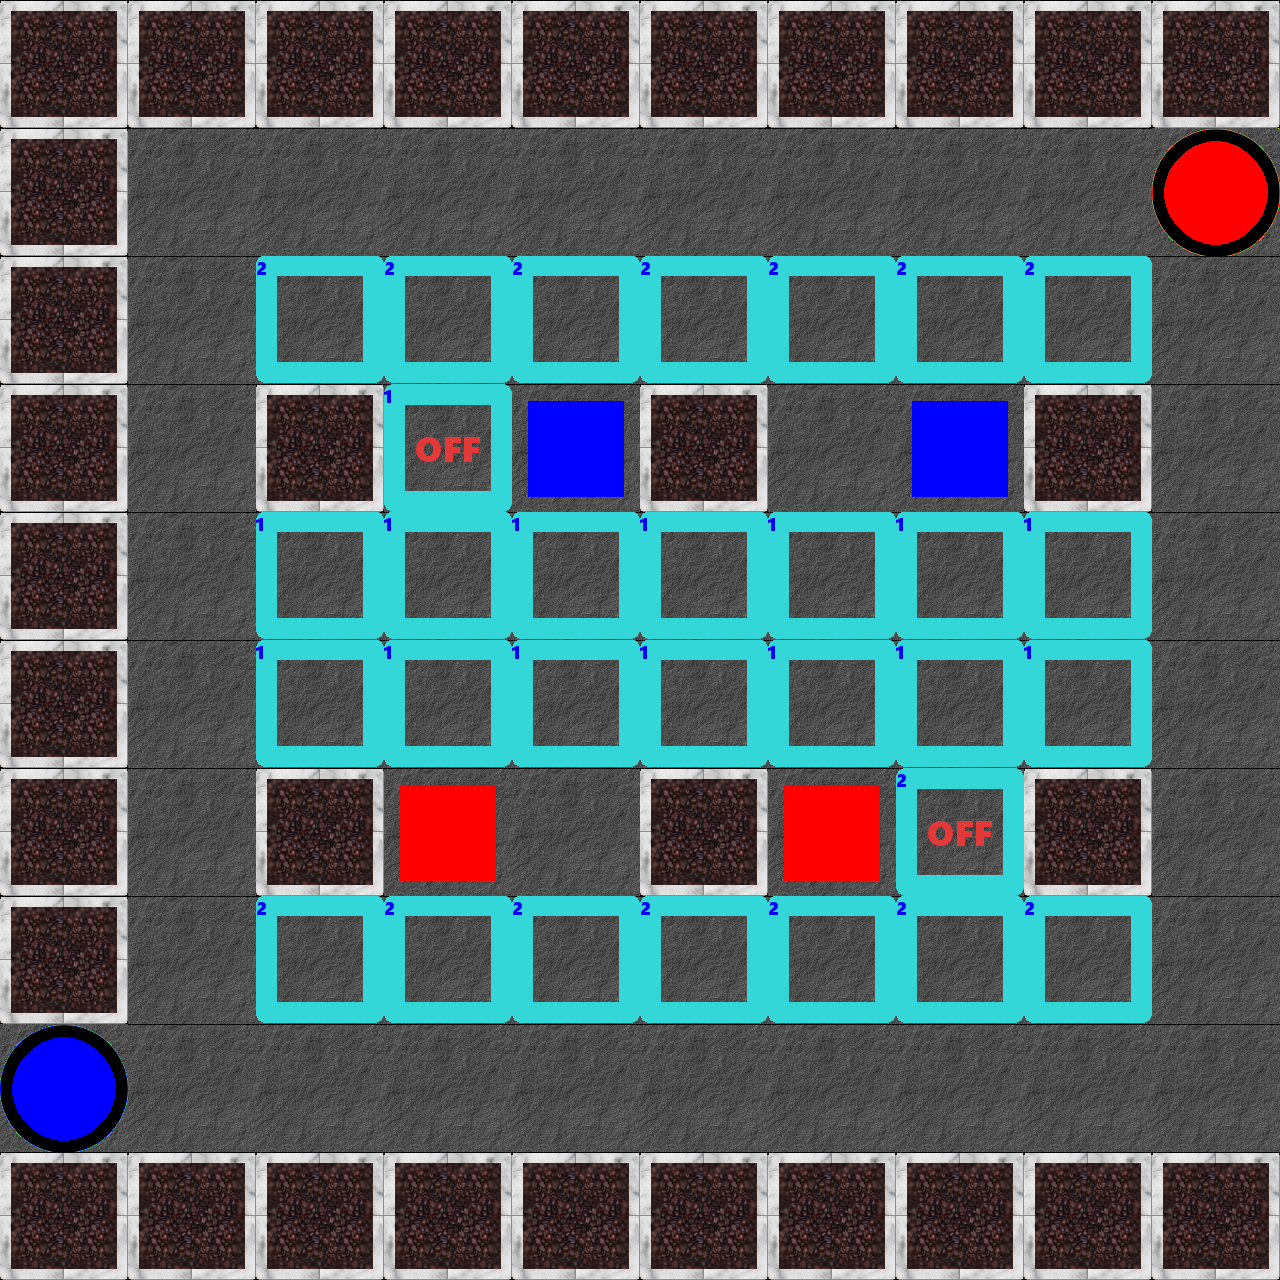

Below is a game level as drawn by its tile map, then a one-line description and the .tmx file that defines it, in full:
An orthogonal 10x10 tile map with 128x128 px tiles, 2 tile layers (tiles, blocks).

<map version="1.0" orientation="orthogonal" width="10" height="10" tilewidth="128" tileheight="128">
 <properties>
  <property name="minMoves" value="100" />
 </properties>
 <tileset firstgid="1" name="blocks&amp;tiles" tilewidth="128" tileheight="128">
  <image source="../img/tiles_blocks.png" width="512" height="1024" />
 </tileset>
 <layer name="tiles" width="10" height="10">
  <data>
   <tile gid="3" />
   <tile gid="3" />
   <tile gid="3" />
   <tile gid="3" />
   <tile gid="3" />
   <tile gid="3" />
   <tile gid="3" />
   <tile gid="3" />
   <tile gid="3" />
   <tile gid="3" />
   <tile gid="3" />
   <tile gid="2" />
   <tile gid="2" />
   <tile gid="2" />
   <tile gid="2" />
   <tile gid="2" />
   <tile gid="2" />
   <tile gid="2" />
   <tile gid="2" />
   <tile gid="9" />
   <tile gid="3" />
   <tile gid="2" />
   <tile gid="31" />
   <tile gid="31" />
   <tile gid="31" />
   <tile gid="31" />
   <tile gid="31" />
   <tile gid="31" />
   <tile gid="31" />
   <tile gid="2" />
   <tile gid="3" />
   <tile gid="2" />
   <tile gid="3" />
   <tile gid="26" />
   <tile gid="2" />
   <tile gid="3" />
   <tile gid="2" />
   <tile gid="2" />
   <tile gid="3" />
   <tile gid="2" />
   <tile gid="3" />
   <tile gid="2" />
   <tile gid="27" />
   <tile gid="27" />
   <tile gid="27" />
   <tile gid="27" />
   <tile gid="27" />
   <tile gid="27" />
   <tile gid="27" />
   <tile gid="2" />
   <tile gid="3" />
   <tile gid="2" />
   <tile gid="27" />
   <tile gid="27" />
   <tile gid="27" />
   <tile gid="27" />
   <tile gid="27" />
   <tile gid="27" />
   <tile gid="27" />
   <tile gid="2" />
   <tile gid="3" />
   <tile gid="2" />
   <tile gid="3" />
   <tile gid="2" />
   <tile gid="2" />
   <tile gid="3" />
   <tile gid="2" />
   <tile gid="30" />
   <tile gid="3" />
   <tile gid="2" />
   <tile gid="3" />
   <tile gid="2" />
   <tile gid="31" />
   <tile gid="31" />
   <tile gid="31" />
   <tile gid="31" />
   <tile gid="31" />
   <tile gid="31" />
   <tile gid="31" />
   <tile gid="2" />
   <tile gid="11" />
   <tile gid="2" />
   <tile gid="2" />
   <tile gid="2" />
   <tile gid="2" />
   <tile gid="2" />
   <tile gid="2" />
   <tile gid="2" />
   <tile gid="2" />
   <tile gid="2" />
   <tile gid="3" />
   <tile gid="3" />
   <tile gid="3" />
   <tile gid="3" />
   <tile gid="3" />
   <tile gid="3" />
   <tile gid="3" />
   <tile gid="3" />
   <tile gid="3" />
   <tile gid="3" />
  </data>
 </layer>
 <layer name="blocks" width="10" height="10">
  <data>
   <tile gid="0" />
   <tile gid="0" />
   <tile gid="0" />
   <tile gid="0" />
   <tile gid="0" />
   <tile gid="0" />
   <tile gid="0" />
   <tile gid="0" />
   <tile gid="0" />
   <tile gid="0" />
   <tile gid="0" />
   <tile gid="0" />
   <tile gid="0" />
   <tile gid="0" />
   <tile gid="0" />
   <tile gid="0" />
   <tile gid="0" />
   <tile gid="0" />
   <tile gid="0" />
   <tile gid="0" />
   <tile gid="0" />
   <tile gid="0" />
   <tile gid="0" />
   <tile gid="0" />
   <tile gid="0" />
   <tile gid="0" />
   <tile gid="0" />
   <tile gid="0" />
   <tile gid="0" />
   <tile gid="0" />
   <tile gid="0" />
   <tile gid="0" />
   <tile gid="0" />
   <tile gid="0" />
   <tile gid="15" />
   <tile gid="0" />
   <tile gid="0" />
   <tile gid="15" />
   <tile gid="0" />
   <tile gid="0" />
   <tile gid="0" />
   <tile gid="0" />
   <tile gid="0" />
   <tile gid="0" />
   <tile gid="0" />
   <tile gid="0" />
   <tile gid="0" />
   <tile gid="0" />
   <tile gid="0" />
   <tile gid="0" />
   <tile gid="0" />
   <tile gid="0" />
   <tile gid="0" />
   <tile gid="0" />
   <tile gid="0" />
   <tile gid="0" />
   <tile gid="0" />
   <tile gid="0" />
   <tile gid="0" />
   <tile gid="0" />
   <tile gid="0" />
   <tile gid="0" />
   <tile gid="0" />
   <tile gid="13" />
   <tile gid="0" />
   <tile gid="0" />
   <tile gid="13" />
   <tile gid="0" />
   <tile gid="0" />
   <tile gid="0" />
   <tile gid="0" />
   <tile gid="0" />
   <tile gid="0" />
   <tile gid="0" />
   <tile gid="0" />
   <tile gid="0" />
   <tile gid="0" />
   <tile gid="0" />
   <tile gid="0" />
   <tile gid="0" />
   <tile gid="0" />
   <tile gid="0" />
   <tile gid="0" />
   <tile gid="0" />
   <tile gid="0" />
   <tile gid="0" />
   <tile gid="0" />
   <tile gid="0" />
   <tile gid="0" />
   <tile gid="0" />
   <tile gid="0" />
   <tile gid="0" />
   <tile gid="0" />
   <tile gid="0" />
   <tile gid="0" />
   <tile gid="0" />
   <tile gid="0" />
   <tile gid="0" />
   <tile gid="0" />
   <tile gid="0" />
  </data>
 </layer>
</map>
